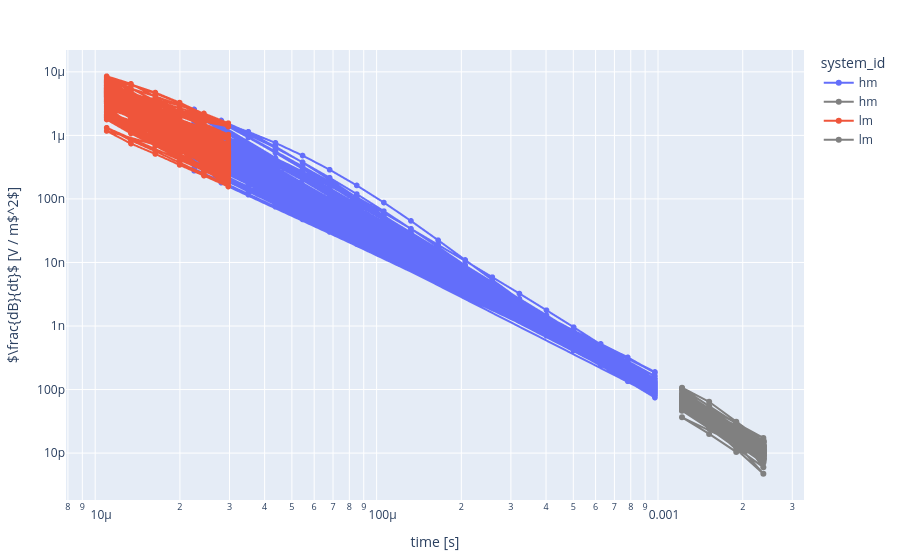

Here is the notebook cell this chart was saved with:
### Code cell
import plotly.express as px

# Plot not-in-use data in gray

# Plot in-use data colored by system_id, add traces to the same figure
df_tmp = df_data.copy()
df_tmp.loc[df_tmp['site_id'] == -1, 'inuse_auto'] = True


fig = px.line(
    df_tmp[df_tmp['inuse_auto'] == True],
    x="time",
    y="dbdt",
    color="system_id",
    markers=True,
    labels={"dbdt": "Value", "time": "Time", "site_id": "Site ID"},
)

df_tmp.loc[df_tmp['site_id'] == -1, 'inuse_auto'] = False

fig2 = px.line(
    df_tmp[df_tmp['inuse_auto'] == False],
    x="time",
    y="dbdt",
    color_discrete_sequence=["gray", "gray"],
    color="system_id",
    markers=True,
    title="dbdt vs time by site_id",
    labels={"dbdt": "Value", "time": "Time", "site_id": "Site ID"},
)


for trace in fig2.data:
    fig.add_trace(trace)

fig.update_layout(
    xaxis_type="log",
    yaxis_type="log",
    xaxis_title="time [s]",
    yaxis_title="$\\frac{dB}{dt}$ [V / m$^2$]",
    margin={"l": 50, "r": 50, "t": 50, "b": 50},
    dragmode='select'
)

fig.show()

### Figure 1 — Plotly figure (JSON) as saved in the notebook; plotly's stock layout.template omitted (floating-point values rounded to 4 significant figures; data arrays with more than 128 entries replaced by an {"elided": "..."} marker saying what was removed)
{"data": [{"hovertemplate": "system_id=hm<br>Time=%{x}<br>Value=%{y}<extra></extra>", "legendgroup": "hm", "line": {"color": "#636efa", "dash": "solid"}, "marker": {"symbol": "circle"}, "mode": "lines+markers", "name": "hm", "showlegend": true, "type": "scattergl", "x": {"elided": "1588 float values"}, "xaxis": "x", "y": {"elided": "1588 float values"}, "yaxis": "y"}, {"hovertemplate": "system_id=lm<br>Time=%{x}<br>Value=%{y}<extra></extra>", "legendgroup": "lm", "line": {"color": "#EF553B", "dash": "solid"}, "marker": {"symbol": "circle"}, "mode": "lines+markers", "name": "lm", "showlegend": true, "type": "scattergl", "x": {"elided": "528 float values"}, "xaxis": "x", "y": {"elided": "528 float values"}, "yaxis": "y"}, {"hovertemplate": "system_id=hm<br>Time=%{x}<br>Value=%{y}<extra></extra>", "legendgroup": "hm", "line": {"color": "gray", "dash": "solid"}, "marker": {"symbol": "circle"}, "mode": "lines+markers", "name": "hm", "orientation": "v", "showlegend": true, "type": "scatter", "x": {"elided": "370 float values"}, "xaxis": "x", "y": {"elided": "370 float values"}, "yaxis": "y"}, {"hovertemplate": "system_id=lm<br>Time=%{x}<br>Value=%{y}<extra></extra>", "legendgroup": "lm", "line": {"color": "gray", "dash": "solid"}, "marker": {"symbol": "circle"}, "mode": "lines+markers", "name": "lm", "orientation": "v", "showlegend": true, "type": "scatter", "x": [NaN, NaN, NaN, NaN, NaN, NaN], "xaxis": "x", "y": [NaN, NaN, NaN, NaN, NaN, NaN], "yaxis": "y"}], "layout": {"dragmode": "select", "legend": {"title": {"text": "system_id"}, "tracegroupgap": 0}, "margin": {"b": 50, "l": 50, "r": 50, "t": 50}, "xaxis": {"anchor": "y", "domain": [0, 1], "title": {"text": "time [s]"}, "type": "log"}, "yaxis": {"anchor": "x", "domain": [0, 1], "title": {"text": "$\\frac{dB}{dt}$ [V / m$^2$]"}, "type": "log"}}}
